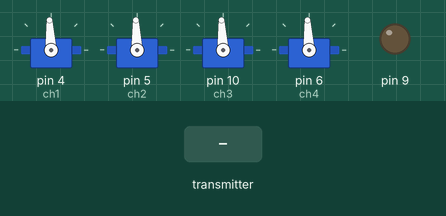
Simulated run of this sketch. Board: Arduino Uno, built with avr-gcc and run on an emulated ATmega328P. Shown: 4 × servo, output pins drawn as LEDs (lit = HIGH). Inputs (shaded band) come from the test bench. No radio packets arrive unless stated.

Above: at 1.2 s.
1.3 s: the transmitter starts sending joystick1_x = 0
At 2.1 s:
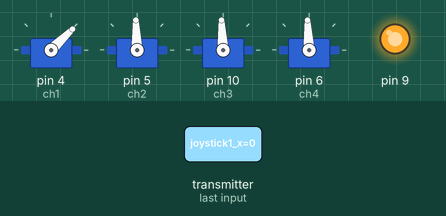
2.8 s: the transmitter starts sending joystick1_y = 0
At 3.2 s:
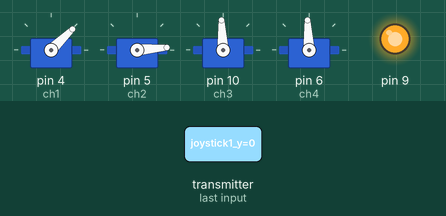
4.3 s: the transmitter starts sending joystick2_x = 0
At 5.5 s:
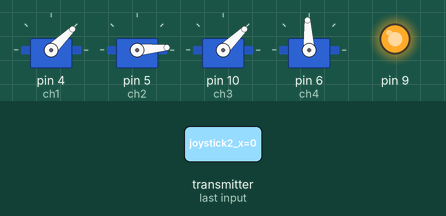
5.8 s: the transmitter starts sending joystick2_y = 0
At 6.7 s:
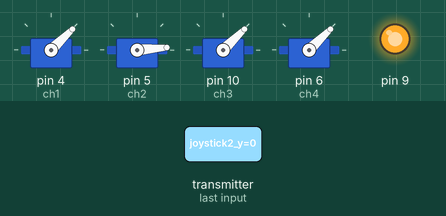
7.3 s: the transmitter starts sending joystick1_x = 64
At 7.9 s:
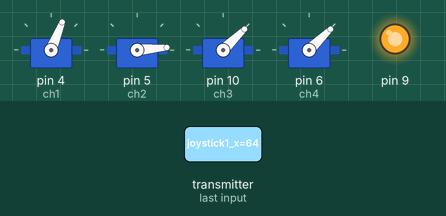
8.8 s: the transmitter starts sending joystick1_y = 64
At 10.2 s:
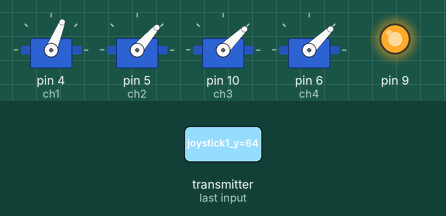
Timing chart, 0 to 11.3 s (numbered marks = the images above; inputs shaded):
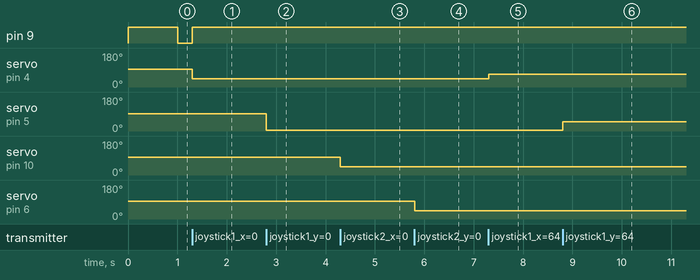

The sketch:

RC_receiver.ino
```cpp
/* ArduinoProMini-6通道接收机
 * PWM输出 -> 引脚2~5
 * 10 -> 信号灯
 *
 * NRF24L01 | Arduino
 * CE    -> 7
 * CSN   -> 8
 * MOSI  -> 11
 * MISO  -> 12
 * SCK   -> 13
 * IRQ   -> 无连接
 * VCC   -> 小于3.6V
 * GND   -> GND */
#include <SPI.h>
#include <nRF24L01.h>
#include <RF24.h>
#include <Servo.h>
int ch_1 = 0, ch_2 = 0, ch_3 = 0, ch_4 = 0;
Servo ch1;
Servo ch2;
Servo ch3;
Servo ch4;
struct Signal
{
    byte joystick1_x;
    byte joystick1_y;
    byte joystick2_x;
    byte joystick2_y;
};
Signal data;
const uint64_t pipeIn = 0x141450196; //对频地址，与发射端地址相同
RF24 radio(3, 2);

// 信号丢失时，关闭操作
void ResetData()
{
    data.joystick1_x = 127;
    data.joystick1_y = 127;
    data.joystick2_x = 127;
    data.joystick2_y = 127;
}
void setup()
{
    //设置PWM信号输出引脚
    ch1.attach(4);
    ch2.attach(5);
    ch3.attach(10);
    ch4.attach(6);
    //配置NRF24L01模块
    ResetData();
    radio.begin();
    //radio.setAutoAck(false);
    //radio.setDataRate(RF24_250KBPS);
    radio.setPALevel(RF24_PA_LOW);
    //radio.setChannel(108);
    radio.openReadingPipe(1, pipeIn); //与发射端地址相同
    radio.startListening();           //接收模式
    pinMode(9, OUTPUT);              //LED输出
    digitalWrite(9, HIGH);
    Serial.begin(115200);
}
unsigned long lastRecvTime = 0;
void recvData()
{
    while (radio.available())
    {
        radio.read(&data, sizeof(Signal)); //接收数据
        lastRecvTime = millis();           //当前时间ms
    }
}
void loop()
{
    recvData();
    unsigned long now = millis();
    if (now - lastRecvTime > 1000)
    {
        ResetData(); //两次接收超过1s表示失去信号，输出reset值
        //Serial.print("无信号");
        digitalWrite(9, LOW);
    }
    else
    {
        //Serial.print("有信号");
        digitalWrite(9, HIGH);
    }

    /*Serial.print("\t");
    Serial.print(data.joystick1_x);
    Serial.print("\t");
    Serial.print(data.joystick1_y);
    Serial.print("\t");
    Serial.print(data.joystick2_x);
    Serial.print("\t");
    Serial.println(data.joystick2_y);*/

    ch_1 = map(data.joystick1_x, 0, 255, 1000, 2000); // 将0~255映射到1000~2000，即1ms~2ms/20ms的PWM输出
    ch_2 = map(data.joystick1_y, 0, 255, 600, 2400);
    ch_3 = map(data.joystick2_x, 0, 255, 1000, 2000);
    ch_4 = map(data.joystick2_y, 0, 255, 1000, 2000);

    /*Serial.print("\t");
    Serial.print(ch_1);
    Serial.print("\t");
    Serial.print(ch_2);
    Serial.print("\t");
    Serial.print(ch_3);
    Serial.print("\t");
    Serial.println(ch_4);
    Serial.print("\n");*/

    // 将PWM信号输出至引脚
    ch1.writeMicroseconds(ch_1);
    ch2.writeMicroseconds(ch_2);
    ch3.writeMicroseconds(ch_3);
    ch4.writeMicroseconds(ch_4);
}
```

Measured:
- after the input at 1.3 s, pin 9: LOW → HIGH at once; servo on pin 4 (ch1): 93° → 44° at once
- after the input at 2.8 s, servo on pin 5 (ch2): 92° → 5° at once
- after the input at 4.3 s, servo on pin 10 (ch3): 93° → 44° at once
- after the input at 5.8 s, servo on pin 6 (ch4): 93° → 44° at once
- after the input at 7.3 s, servo on pin 4 (ch1): 44° → 68° at once
- after the input at 8.8 s, servo on pin 5 (ch2): 5° → 49° at once
